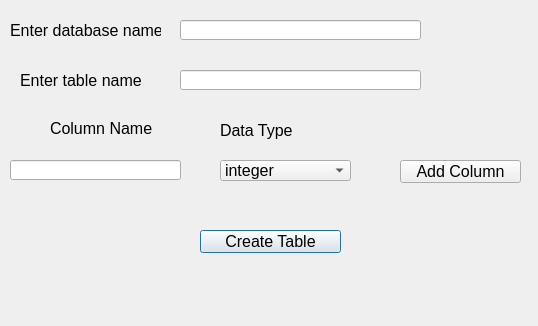
<?xml version="1.0" encoding="UTF-8"?>
<ui version="4.0">
 <class>Dialog</class>
 <widget class="QDialog" name="Dialog">
  <property name="geometry">
   <rect>
    <x>0</x>
    <y>0</y>
    <width>538</width>
    <height>326</height>
   </rect>
  </property>
  <property name="windowTitle">
   <string>Dialog</string>
  </property>
  <widget class="QLabel" name="label">
   <property name="geometry">
    <rect>
     <x>10</x>
     <y>20</y>
     <width>151</width>
     <height>20</height>
    </rect>
   </property>
   <property name="font">
    <font>
     <pointsize>12</pointsize>
    </font>
   </property>
   <property name="text">
    <string>Enter database name</string>
   </property>
  </widget>
  <widget class="QLineEdit" name="lineEditDBName">
   <property name="geometry">
    <rect>
     <x>180</x>
     <y>20</y>
     <width>241</width>
     <height>20</height>
    </rect>
   </property>
   <property name="font">
    <font>
     <pointsize>12</pointsize>
    </font>
   </property>
  </widget>
  <widget class="QPushButton" name="pushButtonCreateTable">
   <property name="geometry">
    <rect>
     <x>200</x>
     <y>230</y>
     <width>141</width>
     <height>23</height>
    </rect>
   </property>
   <property name="font">
    <font>
     <pointsize>12</pointsize>
    </font>
   </property>
   <property name="text">
    <string>Create Table</string>
   </property>
  </widget>
  <widget class="QLabel" name="labelResponse">
   <property name="geometry">
    <rect>
     <x>60</x>
     <y>280</y>
     <width>411</width>
     <height>20</height>
    </rect>
   </property>
   <property name="font">
    <font>
     <pointsize>12</pointsize>
    </font>
   </property>
   <property name="text">
    <string/>
   </property>
  </widget>
  <widget class="QLabel" name="label_2">
   <property name="geometry">
    <rect>
     <x>20</x>
     <y>70</y>
     <width>131</width>
     <height>21</height>
    </rect>
   </property>
   <property name="font">
    <font>
     <pointsize>12</pointsize>
    </font>
   </property>
   <property name="text">
    <string>Enter table name</string>
   </property>
  </widget>
  <widget class="QLineEdit" name="lineEditTableName">
   <property name="geometry">
    <rect>
     <x>180</x>
     <y>70</y>
     <width>241</width>
     <height>20</height>
    </rect>
   </property>
   <property name="font">
    <font>
     <pointsize>12</pointsize>
    </font>
   </property>
  </widget>
  <widget class="QLabel" name="label_3">
   <property name="geometry">
    <rect>
     <x>50</x>
     <y>120</y>
     <width>121</width>
     <height>16</height>
    </rect>
   </property>
   <property name="font">
    <font>
     <pointsize>12</pointsize>
    </font>
   </property>
   <property name="text">
    <string>Column Name</string>
   </property>
  </widget>
  <widget class="QLineEdit" name="lineEditColumnName">
   <property name="geometry">
    <rect>
     <x>10</x>
     <y>160</y>
     <width>171</width>
     <height>20</height>
    </rect>
   </property>
   <property name="font">
    <font>
     <pointsize>12</pointsize>
    </font>
   </property>
  </widget>
  <widget class="QLabel" name="label_4">
   <property name="geometry">
    <rect>
     <x>220</x>
     <y>120</y>
     <width>121</width>
     <height>21</height>
    </rect>
   </property>
   <property name="font">
    <font>
     <pointsize>12</pointsize>
    </font>
   </property>
   <property name="text">
    <string>Data Type</string>
   </property>
  </widget>
  <widget class="QComboBox" name="comboBoxDataType">
   <property name="geometry">
    <rect>
     <x>220</x>
     <y>160</y>
     <width>131</width>
     <height>21</height>
    </rect>
   </property>
   <property name="font">
    <font>
     <pointsize>12</pointsize>
    </font>
   </property>
   <item>
    <property name="text">
     <string>integer</string>
    </property>
   </item>
   <item>
    <property name="text">
     <string>text</string>
    </property>
   </item>
  </widget>
  <widget class="QPushButton" name="pushButtonAddColumn">
   <property name="geometry">
    <rect>
     <x>400</x>
     <y>160</y>
     <width>121</width>
     <height>23</height>
    </rect>
   </property>
   <property name="font">
    <font>
     <pointsize>12</pointsize>
    </font>
   </property>
   <property name="text">
    <string>Add Column</string>
   </property>
  </widget>
 </widget>
 <resources/>
 <connections/>
</ui>
